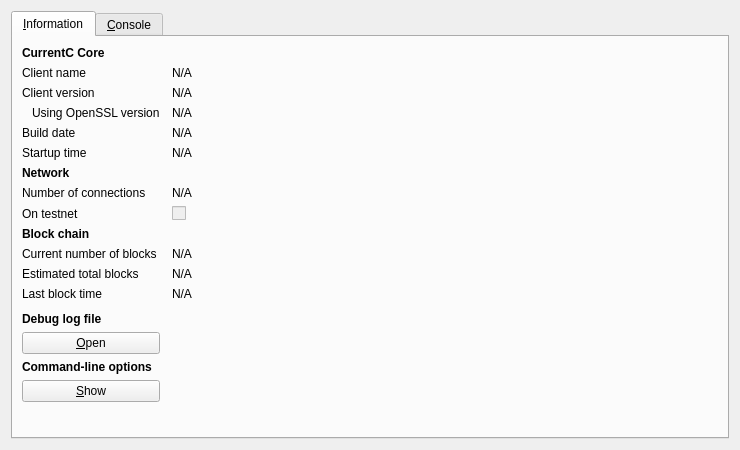
<?xml version="1.0" encoding="UTF-8"?>
<ui version="4.0">
 <class>RPCConsole</class>
 <widget class="QDialog" name="RPCConsole">
  <property name="geometry">
   <rect>
    <x>0</x>
    <y>0</y>
    <width>740</width>
    <height>450</height>
   </rect>
  </property>
  <property name="windowTitle">
   <string>CurrentC - Debug window</string>
  </property>
  <layout class="QVBoxLayout" name="verticalLayout_2">
   <item>
    <widget class="QTabWidget" name="tabWidget">
     <property name="currentIndex">
      <number>0</number>
     </property>
     <widget class="QWidget" name="tab_info">
      <attribute name="title">
       <string>&amp;Information</string>
      </attribute>
      <layout class="QGridLayout" name="gridLayout" columnstretch="0,1">
       <property name="horizontalSpacing">
        <number>12</number>
       </property>
       <item row="0" column="0">
        <widget class="QLabel" name="label_9">
         <property name="font">
          <font>
           <weight>75</weight>
           <bold>true</bold>
          </font>
         </property>
         <property name="text">
          <string>CurrentC Core</string>
         </property>
        </widget>
       </item>
       <item row="1" column="0">
        <widget class="QLabel" name="label_5">
         <property name="text">
          <string>Client name</string>
         </property>
        </widget>
       </item>
       <item row="1" column="1">
        <widget class="QLabel" name="clientName">
         <property name="cursor">
          <cursorShape>IBeamCursor</cursorShape>
         </property>
         <property name="text">
          <string>N/A</string>
         </property>
         <property name="textFormat">
          <enum>Qt::PlainText</enum>
         </property>
         <property name="textInteractionFlags">
          <set>Qt::LinksAccessibleByMouse|Qt::TextSelectableByKeyboard|Qt::TextSelectableByMouse</set>
         </property>
        </widget>
       </item>
       <item row="2" column="0">
        <widget class="QLabel" name="label_6">
         <property name="text">
          <string>Client version</string>
         </property>
        </widget>
       </item>
       <item row="2" column="1">
        <widget class="QLabel" name="clientVersion">
         <property name="cursor">
          <cursorShape>IBeamCursor</cursorShape>
         </property>
         <property name="text">
          <string>N/A</string>
         </property>
         <property name="textFormat">
          <enum>Qt::PlainText</enum>
         </property>
         <property name="textInteractionFlags">
          <set>Qt::LinksAccessibleByMouse|Qt::TextSelectableByKeyboard|Qt::TextSelectableByMouse</set>
         </property>
        </widget>
       </item>
       <item row="3" column="0">
        <widget class="QLabel" name="label_14">
         <property name="text">
          <string>Using OpenSSL version</string>
         </property>
         <property name="indent">
          <number>10</number>
         </property>
        </widget>
       </item>
       <item row="3" column="1">
        <widget class="QLabel" name="openSSLVersion">
         <property name="cursor">
          <cursorShape>IBeamCursor</cursorShape>
         </property>
         <property name="text">
          <string>N/A</string>
         </property>
         <property name="textFormat">
          <enum>Qt::PlainText</enum>
         </property>
         <property name="textInteractionFlags">
          <set>Qt::LinksAccessibleByMouse|Qt::TextSelectableByKeyboard|Qt::TextSelectableByMouse</set>
         </property>
        </widget>
       </item>
       <item row="4" column="0">
        <widget class="QLabel" name="label_12">
         <property name="text">
          <string>Build date</string>
         </property>
        </widget>
       </item>
       <item row="4" column="1">
        <widget class="QLabel" name="buildDate">
         <property name="cursor">
          <cursorShape>IBeamCursor</cursorShape>
         </property>
         <property name="text">
          <string>N/A</string>
         </property>
         <property name="textFormat">
          <enum>Qt::PlainText</enum>
         </property>
         <property name="textInteractionFlags">
          <set>Qt::LinksAccessibleByMouse|Qt::TextSelectableByKeyboard|Qt::TextSelectableByMouse</set>
         </property>
        </widget>
       </item>
       <item row="5" column="0">
        <widget class="QLabel" name="label_13">
         <property name="text">
          <string>Startup time</string>
         </property>
        </widget>
       </item>
       <item row="5" column="1">
        <widget class="QLabel" name="startupTime">
         <property name="cursor">
          <cursorShape>IBeamCursor</cursorShape>
         </property>
         <property name="text">
          <string>N/A</string>
         </property>
         <property name="textFormat">
          <enum>Qt::PlainText</enum>
         </property>
         <property name="textInteractionFlags">
          <set>Qt::LinksAccessibleByMouse|Qt::TextSelectableByKeyboard|Qt::TextSelectableByMouse</set>
         </property>
        </widget>
       </item>
       <item row="6" column="0">
        <widget class="QLabel" name="label_11">
         <property name="font">
          <font>
           <weight>75</weight>
           <bold>true</bold>
          </font>
         </property>
         <property name="text">
          <string>Network</string>
         </property>
        </widget>
       </item>
       <item row="7" column="0">
        <widget class="QLabel" name="label_7">
         <property name="text">
          <string>Number of connections</string>
         </property>
        </widget>
       </item>
       <item row="7" column="1">
        <widget class="QLabel" name="numberOfConnections">
         <property name="cursor">
          <cursorShape>IBeamCursor</cursorShape>
         </property>
         <property name="text">
          <string>N/A</string>
         </property>
         <property name="textFormat">
          <enum>Qt::PlainText</enum>
         </property>
         <property name="textInteractionFlags">
          <set>Qt::LinksAccessibleByMouse|Qt::TextSelectableByKeyboard|Qt::TextSelectableByMouse</set>
         </property>
        </widget>
       </item>
       <item row="8" column="0">
        <widget class="QLabel" name="label_8">
         <property name="text">
          <string>On testnet</string>
         </property>
        </widget>
       </item>
       <item row="8" column="1">
        <widget class="QCheckBox" name="isTestNet">
         <property name="enabled">
          <bool>false</bool>
         </property>
         <property name="text">
          <string/>
         </property>
        </widget>
       </item>
       <item row="9" column="0">
        <widget class="QLabel" name="label_10">
         <property name="font">
          <font>
           <weight>75</weight>
           <bold>true</bold>
          </font>
         </property>
         <property name="text">
          <string>Block chain</string>
         </property>
        </widget>
       </item>
       <item row="10" column="0">
        <widget class="QLabel" name="label_3">
         <property name="text">
          <string>Current number of blocks</string>
         </property>
        </widget>
       </item>
       <item row="10" column="1">
        <widget class="QLabel" name="numberOfBlocks">
         <property name="cursor">
          <cursorShape>IBeamCursor</cursorShape>
         </property>
         <property name="text">
          <string>N/A</string>
         </property>
         <property name="textFormat">
          <enum>Qt::PlainText</enum>
         </property>
         <property name="textInteractionFlags">
          <set>Qt::LinksAccessibleByMouse|Qt::TextSelectableByKeyboard|Qt::TextSelectableByMouse</set>
         </property>
        </widget>
       </item>
       <item row="11" column="0">
        <widget class="QLabel" name="label_4">
         <property name="text">
          <string>Estimated total blocks</string>
         </property>
        </widget>
       </item>
       <item row="11" column="1">
        <widget class="QLabel" name="totalBlocks">
         <property name="cursor">
          <cursorShape>IBeamCursor</cursorShape>
         </property>
         <property name="text">
          <string>N/A</string>
         </property>
         <property name="textFormat">
          <enum>Qt::PlainText</enum>
         </property>
         <property name="textInteractionFlags">
          <set>Qt::LinksAccessibleByMouse|Qt::TextSelectableByKeyboard|Qt::TextSelectableByMouse</set>
         </property>
        </widget>
       </item>
       <item row="12" column="0">
        <widget class="QLabel" name="label_2">
         <property name="text">
          <string>Last block time</string>
         </property>
        </widget>
       </item>
       <item row="12" column="1">
        <widget class="QLabel" name="lastBlockTime">
         <property name="cursor">
          <cursorShape>IBeamCursor</cursorShape>
         </property>
         <property name="text">
          <string>N/A</string>
         </property>
         <property name="textFormat">
          <enum>Qt::PlainText</enum>
         </property>
         <property name="textInteractionFlags">
          <set>Qt::LinksAccessibleByMouse|Qt::TextSelectableByKeyboard|Qt::TextSelectableByMouse</set>
         </property>
        </widget>
       </item>
       <item row="13" column="0">
        <spacer name="verticalSpacer_2">
         <property name="orientation">
          <enum>Qt::Vertical</enum>
         </property>
         <property name="sizeHint" stdset="0">
          <size>
           <width>20</width>
           <height>20</height>
          </size>
         </property>
        </spacer>
       </item>
       <item row="14" column="0">
        <widget class="QLabel" name="labelDebugLogfile">
         <property name="font">
          <font>
           <weight>75</weight>
           <bold>true</bold>
          </font>
         </property>
         <property name="text">
          <string>Debug log file</string>
         </property>
        </widget>
       </item>
       <item row="15" column="0">
        <widget class="QPushButton" name="openDebugLogfileButton">
         <property name="toolTip">
          <string>Open the CurrentC debug log file from the current data directory. This can take a few seconds for large log files.</string>
         </property>
         <property name="text">
          <string>&amp;Open</string>
         </property>
         <property name="autoDefault">
          <bool>false</bool>
         </property>
        </widget>
       </item>
       <item row="16" column="0">
        <widget class="QLabel" name="labelCLOptions">
         <property name="font">
          <font>
           <weight>75</weight>
           <bold>true</bold>
          </font>
         </property>
         <property name="text">
          <string>Command-line options</string>
         </property>
        </widget>
       </item>
       <item row="17" column="0">
        <widget class="QPushButton" name="showCLOptionsButton">
         <property name="toolTip">
          <string>Show the CurrentC-Qt help message to get a list with possible CurrentC command-line options.</string>
         </property>
         <property name="text">
          <string>&amp;Show</string>
         </property>
         <property name="autoDefault">
          <bool>false</bool>
         </property>
        </widget>
       </item>
       <item row="18" column="0">
        <spacer name="verticalSpacer">
         <property name="orientation">
          <enum>Qt::Vertical</enum>
         </property>
         <property name="sizeHint" stdset="0">
          <size>
           <width>20</width>
           <height>40</height>
          </size>
         </property>
        </spacer>
       </item>
      </layout>
     </widget>
     <widget class="QWidget" name="tab_console">
      <attribute name="title">
       <string>&amp;Console</string>
      </attribute>
      <layout class="QVBoxLayout" name="verticalLayout_3">
       <property name="spacing">
        <number>3</number>
       </property>
       <item>
        <widget class="QTextEdit" name="messagesWidget">
         <property name="minimumSize">
          <size>
           <width>0</width>
           <height>100</height>
          </size>
         </property>
         <property name="readOnly">
          <bool>true</bool>
         </property>
         <property name="tabKeyNavigation" stdset="0">
          <bool>false</bool>
         </property>
         <property name="columnCount" stdset="0">
          <number>2</number>
         </property>
        </widget>
       </item>
       <item>
        <layout class="QHBoxLayout" name="horizontalLayout">
         <property name="spacing">
          <number>3</number>
         </property>
         <item>
          <widget class="QLabel" name="label">
           <property name="text">
            <string notr="true">&gt;</string>
           </property>
          </widget>
         </item>
         <item>
          <widget class="QLineEdit" name="lineEdit"/>
         </item>
         <item>
          <widget class="QPushButton" name="clearButton">
           <property name="maximumSize">
            <size>
             <width>24</width>
             <height>24</height>
            </size>
           </property>
           <property name="toolTip">
            <string>Clear console</string>
           </property>
           <property name="text">
            <string/>
           </property>
           <property name="icon">
            <iconset resource="../bitcoin.qrc">
             <normaloff>:/icons/remove</normaloff>:/icons/remove</iconset>
           </property>
           <property name="shortcut">
            <string notr="true">Ctrl+L</string>
           </property>
           <property name="autoDefault">
            <bool>false</bool>
           </property>
          </widget>
         </item>
        </layout>
       </item>
      </layout>
     </widget>
    </widget>
   </item>
  </layout>
 </widget>
 <resources>
  <include location="../bitcoin.qrc"/>
 </resources>
 <connections/>
</ui>
